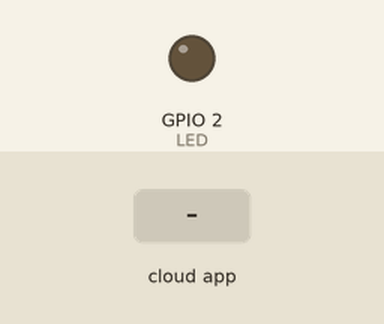
This sketch was run on a simulated ESP32. Parts: output pins drawn as LEDs (lit = HIGH). Dashed ring = blinking. The inputs (shaded band) are chosen by the test bench. WiFi joins after 1.5 s; servers stay silent unless stated; the ROS host is connected and sends only what is stated; what the sketch prints to the serial monitor is not drawn.

Above: at 4.7 s.
4.8 s: the phone or cloud app sets back to 0
At 5.8 s:
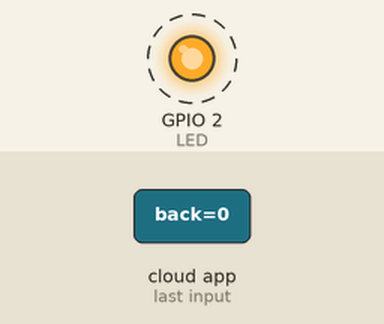
7.8 s: the phone or cloud app sets forward to 0
At 8.9 s:
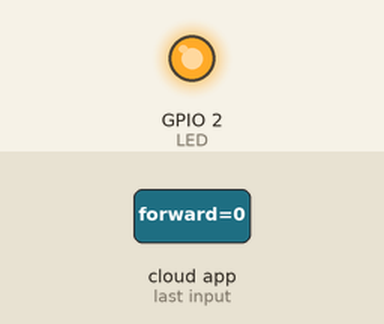
10.5 s: the phone or cloud app sets back to 45
At 13.3 s:
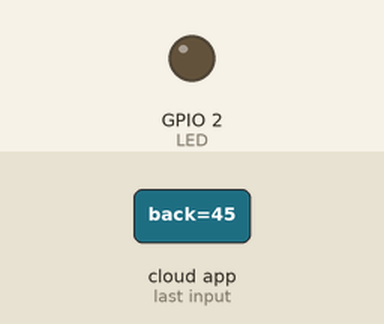
13.5 s: the phone or cloud app sets back to 90
At 15.9 s:
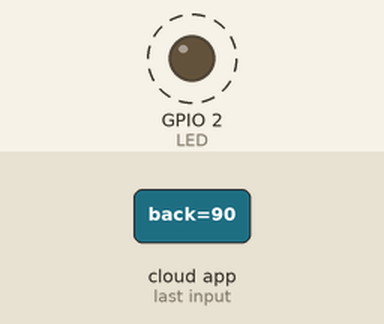
Timing chart, 0 to 17.4 s (numbered marks = the images above; inputs shaded):
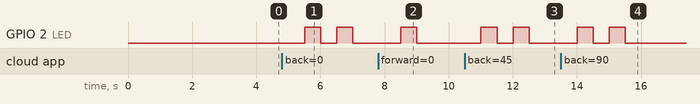

Measured:
- after the input at 4.8 s, GPIO 2 (LED): alternates HIGH for 0.50 s and LOW for 0.50 s, starting after 0.70 s
- after the input at 7.8 s, GPIO 2 (LED): LOW → HIGH after 0.71 s, → LOW 0.50 s later
- after the input at 10.5 s, GPIO 2 (LED): alternates HIGH for 0.50 s and LOW for 0.50 s, starting after 0.51 s
- after the input at 13.5 s, GPIO 2 (LED): alternates HIGH for 0.50 s and LOW for 0.50 s, 4 changes in all, then stays LOW, starting after 0.51 s

The sketch:

esp32.ino
```cpp
#include <WiFi.h>
#include <ros.h>
#include <std_msgs/String.h>
#include <std_msgs/Int16.h>
#include <std_msgs/Float64.h>

#define LED 2


//////////////////////
// WiFi Definitions //
//////////////////////
// WiFi configuration. Replace '***' with your data
const char* ssid     = "DRCL-17106";
const char* password = "DRCL1234!";
IPAddress server(192,168,79,8);      // Set the rosserial socket server IP address
const uint16_t serverPort = 11411;    // Set the rosserial socket server port


void forwardCallback(const std_msgs::Int16& msg) {
delay(500);
digitalWrite(LED,HIGH);
delay(500);
digitalWrite(LED,LOW);
Serial.write(1);
Serial.print("forward");
}

void backCallback(const std_msgs::Int16& msg) {
delay(500);
digitalWrite(LED,HIGH);
delay(500);
digitalWrite(LED,LOW);
delay(500);
digitalWrite(LED,HIGH);
delay(500);
digitalWrite(LED,LOW);
Serial.write(2);
Serial.print("back");
}


ros::Subscriber<std_msgs::Int16> sub_f("/car/forward", &forwardCallback);
ros::Subscriber<std_msgs::Int16> sub_b("/car/back", &backCallback);


ros::NodeHandle nh;

void setup() {
  Serial.begin(115200);
  Serial.println();
  Serial.print("Connecting to ");
  Serial.println(ssid);
  WiFi.begin(ssid, password);
  while (WiFi.status() != WL_CONNECTED) {
    delay(500);
    Serial.print(".");
  }
  Serial.println("");
  Serial.println("WiFi connected");
  Serial.println("IP address: ");
  Serial.println(WiFi.localIP());
  delay(2000);
  nh.getHardware()->setConnection(server, serverPort);
  nh.initNode();


  pinMode(LED,OUTPUT);

  nh.subscribe(sub_f);
  nh.subscribe(sub_b);


}

void loop() {

  nh.spinOnce();
  delay(500);
}
```
